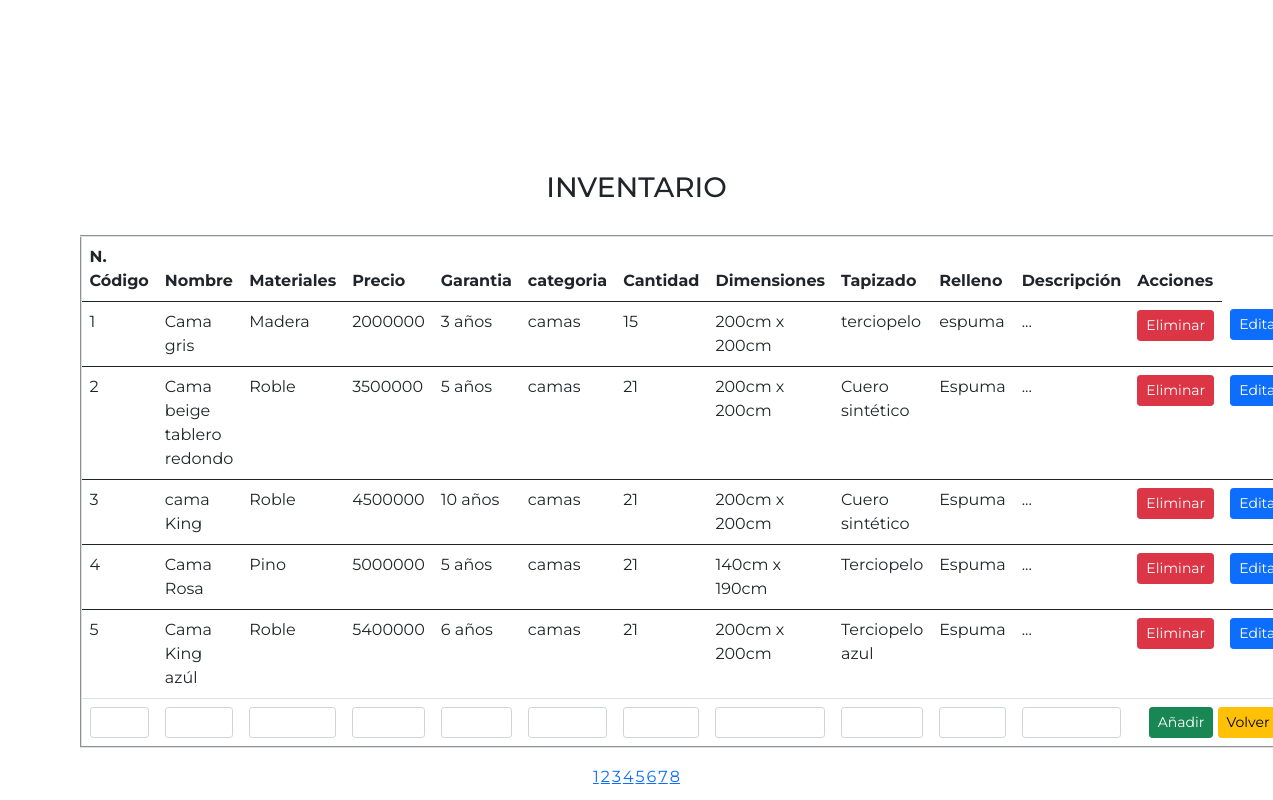
The app's page /CRUDS/crud_inventario.php with its own data.
### tables this page shows
CREATE TABLE `inventario` (
  `cod_producto` int(10) NOT NULL,
  `nombre` varchar(40) NOT NULL,
  `materiales` varchar(150) NOT NULL,
  `precio` int(10) NOT NULL,
  `garantia` varchar(20) NOT NULL,
  `categoria` varchar(40) NOT NULL,
  `cantidad` int(10) NOT NULL,
  `dimensiones` varchar(40) NOT NULL,
  `tapizado` varchar(40) NOT NULL,
  `relleno` varchar(40) NOT NULL,
  `descripcion` text NOT NULL
);

### CRUDS/crud_inventario.php (the view, shortened to what this page needs)
<!DOCTYPE html>
<html lang="en">
<head>
    <link href="https://cdn.jsdelivr.net/npm/bootstrap@5.0.2/dist/css/bootstrap.min.css" rel="stylesheet">
</head>
<body>
<?php
	include("../conexion.php");
	$registros=5;
	if(isset($_GET["pagina"])){
		if($_GET["pagina"]==1){
			header("Location:crud_inventario.php");
		}else{
			$pagina=$_GET["pagina"];
		}
	}else{
		$pagina=1;
	}
	$empieza=($pagina-1)*$registros;
	$sql_total="SELECT * FROM inventario";
	$resultado=$conexiondb->prepare($sql_total);
	$resultado->execute(array());
	$numfilas=$resultado->rowCount();
	$totalpagina=ceil($numfilas/$registros);
	$registros=$conexiondb->query("SELECT * from inventario LIMIT $empieza, $registros")->fetchALL(PDO::FETCH_OBJ);
				?>
<div class="container">
    <h3 class="Title_Con">INVENTARIO</h3>
    <div class="row">
				<form action="" method="POST" autocomplete="off">
					<table class="table table-hover" border="2px">
						<thead>
							<tr>
								<th>N. Código</th>
								<th>Nombre</th>
								<th>Materiales</th>
								<th>Precio</th>
								<th>Garantia</th>
								<th>categoria</th>
								<th>Cantidad</th>
								<th>Dimensiones</th>
								<th>Tapizado</th>
								<th>Relleno</th>
								<th>Descripción</th>
								<th>Acciones</th>
							</tr>
						</thead>
							<?php
							foreach ($registros as $persona) :
							?>
						<tbody>
							<tr>
								<td><?php echo $persona->cod_producto?></td>
								<td><?php echo $persona->nombre?></td>
								<td><?php echo $persona->materiales?></td>
								<td><?php echo $persona->precio?></td>
								<td><?php echo $persona->garantia?></td>
								<td><?php echo $persona->categoria?></td>
								<td><?php echo $persona->cantidad?></td>
								<td><?php echo $persona->dimensiones?></td>
								<td><?php echo $persona->tapizado?></td>
								<td><?php echo $persona->relleno?></td>
								<td><?php echo "..."?></td>
								<td><a href="eliminar_inventario.php ?cod=<?php echo $persona->cod_producto?> & nomb=<?php echo $persona->nombre?> & materiales=<?php echo $persona->materiales?> & precio=<?php echo $persona->precio?> & garantia=<?php echo $persona->garantia?> & categoria=<?php echo $persona->categoria?>"><input class="btn btn-danger btn-sm" type="button" name="elimina" id="elimina" value="Eliminar"></a></td>
								<td><a href="editar_inventario.php ?cod=<?php echo $persona->cod_producto?> & nomb=<?php echo $persona->nombre?>"><input class="btn btn-primary btn-sm" type="button" name="Editar" value="Editar"></a></td>
							</tr>
								<?php
								endforeach;
								?>
								<td><input class="form-control form-control-sm" type="number" name="codigo"></td>
								<td><input class="form-control form-control-sm" type="text" name="nombre"></td>
								<td><input class="form-control form-control-sm" type="text" name="materiales"></td>
								<td><input class="form-control form-control-sm" type="number" name="precio"></td>
								<td><input class="form-control form-control-sm" type="text" name="garantia"></td>
								<td><input class="form-control form-control-sm" type="text" name="categ"></td>
								<td><input class="form-control form-control-sm" type="number" name="cantidad"></td>
								<td><input class="form-control form-control-sm" type="text" name="dimensiones"></td>
								<td><input class="form-control form-control-sm" type="text" name="tapizado"></td>
								<td><input class="form-control form-control-sm" type="text" name="relleno"></td>
								<td><input class="form-control form-control-sm" type="text" name="descripcion"></td>
								<td colspan="5" align="center"><input class="btn btn-success btn-sm" type="submit" name="add" value="Añadir" >
								<a href="../usuarios/admin.php"><input class="btn btn-warning btn-sm" type="button" name="admin" value="Volver" onmouseup="window.close()"></a></td>
						</tbody>
					</table>
				</form>
</div>
<table border="0" align="center">
	<tr><?php for($i=1; $i<=$totalpagina; $i++){?>
		<td><?php echo " <a href='?pagina=" . $i . "'>" . $i . "  </a>  ";?></td>
		<?php
		}
		?>
	</tr>
</table>
</body>
</html>

### CRUDS/crud_inventario.php (style rules this page uses)
body { background-image:url('../pictures/Login/AdobeStock_527445015.jpeg'); background-size: cover; font-family: 'Montserrat'; }
.container { margin-top: 150px; background-color:#fff; border:1px solid #fff; border-radius:3px; }
.Title_Con { text-align: center; margin:20px 0px 30px 0px; }

### records on screen
inventario: cod_producto "1", nombre "Cama gris", materiales "Madera", precio "2000000", garantia "3 años", categoria "camas", cantidad "15", dimensiones "200cm x 200cm", tapizado "terciopelo", relleno "espuma"
inventario: cod_producto "2", nombre "Cama beige tablero redondo", materiales "Roble", precio "3500000", garantia "5 años", categoria "camas", cantidad "21", dimensiones "200cm x 200cm", tapizado "Cuero sintético", relleno "Espuma"
inventario: cod_producto "3", nombre "cama King", materiales "Roble", precio "4500000", garantia "10 años", categoria "camas", cantidad "21", dimensiones "200cm x 200cm", tapizado "Cuero sintético", relleno "Espuma"
inventario: cod_producto "4", nombre "Cama Rosa", materiales "Pino", precio "5000000", garantia "5 años", categoria "camas", cantidad "21", dimensiones "140cm x 190cm", tapizado "Terciopelo", relleno "Espuma"
inventario: cod_producto "5", nombre "Cama King azúl", materiales "Roble", precio "5400000", garantia "6 años", categoria "camas", cantidad "21", dimensiones "200cm x 200cm", tapizado "Terciopelo azul", relleno "Espuma"
